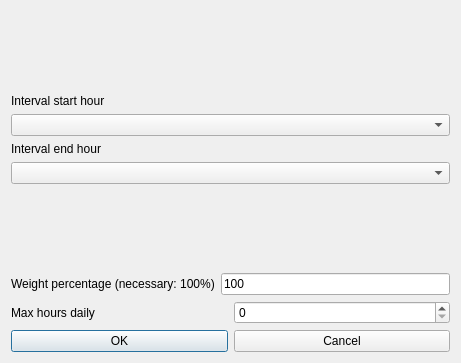
<?xml version="1.0" encoding="UTF-8"?>
<ui version="4.0">
 <class>ModifyConstraintTeachersMaxHoursDailyInIntervalForm_template</class>
 <widget class="QDialog" name="ModifyConstraintTeachersMaxHoursDailyInIntervalForm_template">
  <property name="geometry">
   <rect>
    <x>0</x>
    <y>0</y>
    <width>461</width>
    <height>363</height>
   </rect>
  </property>
  <property name="windowTitle">
   <string extracomment="This is the title of the dialog to modify a constraint of this type">Modify teachers max hours daily in hourly interval</string>
  </property>
  <layout class="QGridLayout" name="gridLayout">
   <item row="2" column="0">
    <layout class="QVBoxLayout" name="verticalLayout_2">
     <item>
      <widget class="QLabel" name="endTextLabel">
       <property name="frameShape">
        <enum>QFrame::NoFrame</enum>
       </property>
       <property name="frameShadow">
        <enum>QFrame::Plain</enum>
       </property>
       <property name="text">
        <string>Interval end hour</string>
       </property>
       <property name="wordWrap">
        <bool>false</bool>
       </property>
      </widget>
     </item>
     <item>
      <widget class="QComboBox" name="endHourComboBox">
       <property name="editable">
        <bool>false</bool>
       </property>
       <property name="insertPolicy">
        <enum>QComboBox::NoInsert</enum>
       </property>
       <property name="duplicatesEnabled">
        <bool>false</bool>
       </property>
      </widget>
     </item>
    </layout>
   </item>
   <item row="4" column="0">
    <layout class="QHBoxLayout">
     <item>
      <widget class="QLabel" name="weightTextLabel">
       <property name="frameShape">
        <enum>QFrame::NoFrame</enum>
       </property>
       <property name="frameShadow">
        <enum>QFrame::Plain</enum>
       </property>
       <property name="text">
        <string>Weight percentage (necessary: 100%)</string>
       </property>
       <property name="wordWrap">
        <bool>false</bool>
       </property>
      </widget>
     </item>
     <item>
      <widget class="QLineEdit" name="weightLineEdit">
       <property name="text">
        <string notr="true">100</string>
       </property>
      </widget>
     </item>
    </layout>
   </item>
   <item row="0" column="0">
    <spacer name="spacer2">
     <property name="orientation">
      <enum>Qt::Vertical</enum>
     </property>
     <property name="sizeType">
      <enum>QSizePolicy::Expanding</enum>
     </property>
     <property name="sizeHint" stdset="0">
      <size>
       <width>20</width>
       <height>41</height>
      </size>
     </property>
    </spacer>
   </item>
   <item row="5" column="0">
    <layout class="QHBoxLayout">
     <item>
      <widget class="QLabel" name="textLabel">
       <property name="text">
        <string>Max hours daily</string>
       </property>
       <property name="wordWrap">
        <bool>false</bool>
       </property>
      </widget>
     </item>
     <item>
      <widget class="QSpinBox" name="maxHoursSpinBox"/>
     </item>
    </layout>
   </item>
   <item row="6" column="0">
    <layout class="QHBoxLayout">
     <item>
      <widget class="QPushButton" name="okPushButton">
       <property name="text">
        <string>OK</string>
       </property>
      </widget>
     </item>
     <item>
      <widget class="QPushButton" name="cancelPushButton">
       <property name="text">
        <string>Cancel</string>
       </property>
      </widget>
     </item>
    </layout>
   </item>
   <item row="3" column="0">
    <spacer name="verticalSpacer">
     <property name="orientation">
      <enum>Qt::Vertical</enum>
     </property>
     <property name="sizeHint" stdset="0">
      <size>
       <width>278</width>
       <height>6</height>
      </size>
     </property>
    </spacer>
   </item>
   <item row="1" column="0">
    <layout class="QVBoxLayout" name="verticalLayout">
     <item>
      <widget class="QLabel" name="startTextLabel">
       <property name="frameShape">
        <enum>QFrame::NoFrame</enum>
       </property>
       <property name="frameShadow">
        <enum>QFrame::Plain</enum>
       </property>
       <property name="text">
        <string>Interval start hour</string>
       </property>
       <property name="wordWrap">
        <bool>false</bool>
       </property>
      </widget>
     </item>
     <item>
      <widget class="QComboBox" name="startHourComboBox">
       <property name="editable">
        <bool>false</bool>
       </property>
       <property name="insertPolicy">
        <enum>QComboBox::NoInsert</enum>
       </property>
       <property name="duplicatesEnabled">
        <bool>false</bool>
       </property>
      </widget>
     </item>
    </layout>
   </item>
  </layout>
 </widget>
 <layoutdefault spacing="6" margin="11"/>
 <resources/>
 <connections/>
</ui>
